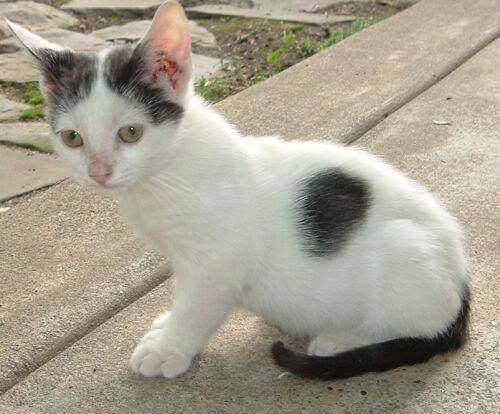
#> input picture dataset/train/cats/cat.3.jpg, 500 x 414 px; the run also reads 1 picture not shown here
$ jupyter execute --allow-errors shallow_learning_no_tf.ipynb   (shell and % lines are left out)
#> lines starting #> are read from the running program, lines starting #| are printed output that depends on the picture; pictures that were not available may be replaced by others from this repository, and a replacement may not be noted
[cell 1]
import cv2
import numpy as np

import matplotlib.pyplot as plt

from sklearn import neural_network
from sklearn import metrics
from sklearn.model_selection import train_test_split

import time
import os

## Cats and dogs competition

In the following two notebooks, we will explore Kaggle's famous Dogs vs. Cats competition ( https://www.kaggle.com/c/dogs-vs-cats ). The objective of the competition is to build an algorithm that can distinguish a cat from a dog, given an input .jpeg image. The dataset is divided in the folders

* dataset
 * /train
     * /cats
     * /dogs
  * /test
      * /cats
      * /dogs

and consists of a total of 12000 labeled images of cats and dogs.

[cell 2]
train_set = os.listdir('dataset/train/cats') + os.listdir('dataset/train/dogs')
test_set = os.listdir('dataset/test/cats') + os.listdir('dataset/test/dogs')

### The cutest cat in the dataset

(A sample example of image in a dataset). Try and show different cats and dogs in the dataset and pick the cutest one.

[cell 3]
imgGray=cv2.imread('dataset/train/cats/cat.3.jpg',0)
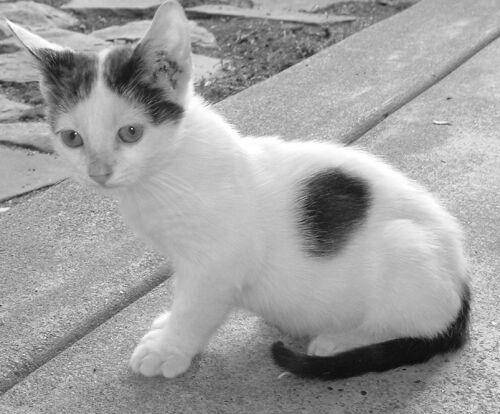
#> imgGray: shape (414, 500); min 0, max 255, mean 159.9

[cell 4]
plt.imshow(imgGray, cmap='gray');
plt.axis('off');

# Classification after equalization and resizing
### Resizes the image and extract the classes for the train set

The following loop iterates through the list of images, resizes it to square images of size (target,target), flattens the vector and extracts the classes. The numpy vector classes contains the labels (0 for cats and 1 for dogs) and the features matrix contains the flattened images (each row has size target^2 (why?) ).

[cell 5]
target = 35

features_train = np.zeros([len(train_set), target ** 2])
classes_train = np.zeros(len(train_set))

for i in range(len(train_set)):
    animal = train_set[i]
    if 'cat' in animal:
        classes_train[i] = 0
        img = cv2.imread('dataset/train/cats/' + animal, 0)
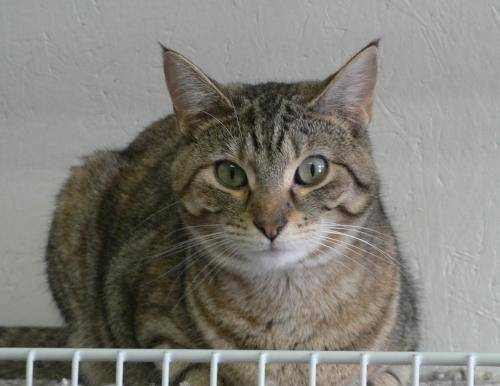
#> input picture dataset/train/cats/cat.103.jpg, 500 x 386 px
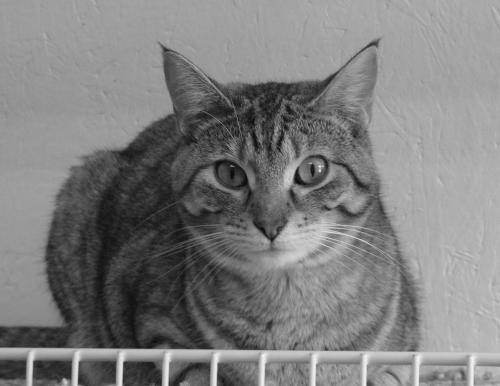
#> img: shape (386, 500); min 7, max 250, mean 126.1
    elif 'dog' in animal:
        classes_train[i] = 1
        img = cv2.imread('dataset/train/dogs/' + animal, 0)

    res = cv2.resize(img, (target, target))
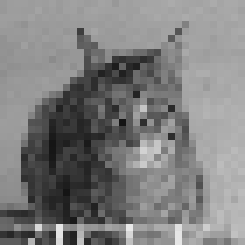
#> res: shape (35, 35) (shown 7 times larger); min 20, max 233, mean 126.4

    features_train[i] = res.reshape(-1) / 256
#> pass 2 of the loop `for i in range(len(train_set)):`:
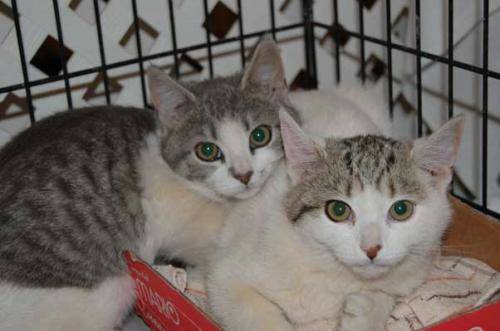
#> input picture dataset/train/cats/cat.1032.jpg, 500 x 331 px
#> `img = cv2.imread('dataset/train/cats/' + animal, 0)`:
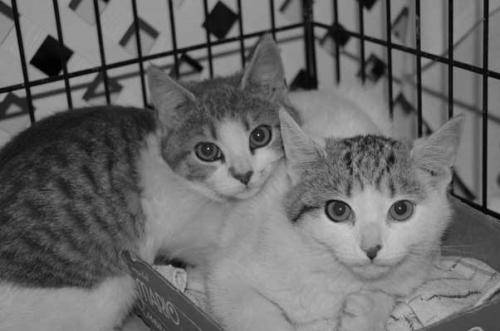
#> img: shape (331, 500); min 0, max 201, mean 106.9
#> `res = cv2.resize(img, (target, target))`:
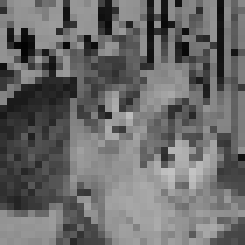
#> res: shape (35, 35) (shown 7 times larger); min 2, max 195, mean 106.9
#> pass 3 of the loop `for i in range(len(train_set)):`:
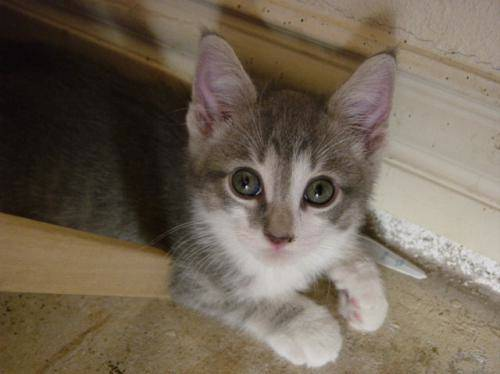
#> input picture dataset/train/cats/cat.1153.jpg, 500 x 374 px
#> `img = cv2.imread('dataset/train/cats/' + animal, 0)`:
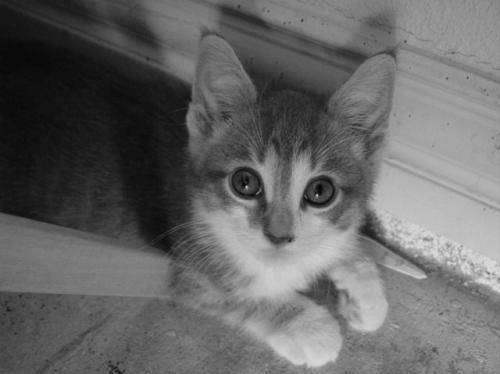
#> img: shape (374, 500); min 2, max 225, mean 102.1
#> `res = cv2.resize(img, (target, target))`:
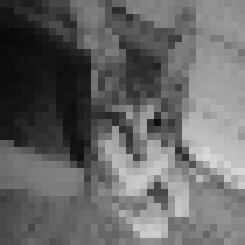
#> res: shape (35, 35) (shown 7 times larger); min 9, max 217, mean 102.3
#> the loop made 7 passes; the first 3 are shown

### And the same for the test set

[cell 6]
target = 35
#> target = 35

features_test = np.zeros([len(test_set), target ** 2])
classes_test = np.zeros(len(test_set))

for i in range(len(test_set)):
    animal = test_set[i]
    if 'cat' in animal:
        classes_test[i] = 0
        img = cv2.imread('dataset/test/cats/' + animal, 0)
    elif 'dog' in animal:
        classes_test[i] = 1
        img = cv2.imread('dataset/test/dogs/' + animal, 0)

    res = cv2.resize(img, (target, target))

    features_test[i] = res.reshape(-1) / 256
#> pass 2 of the loop `for i in range(len(test_set)):`:
#> pass 3 of the loop `for i in range(len(test_set)):`:
#> the loop made 7 passes; the first 3 are shown

### "Centering" images

Subtracts the average and divide by the standard deviation of the columns. These transformations usually give a better performance when working with neural networks.

[cell 7]
av=np.mean(features_train,axis=0)
#> av = 1225 values, max 0.672 at index 479, min 0.228 at index 674, mean 0.451
features_train -= av

[cell 8]
std = np.std(features_train,axis=0)
#> std = 1225 values, max 0.322 at index 71, min 0.0615 at index 985, mean 0.189
features_train /= std

## One-Hidden-Layer Neural Network on Centered/Normalized Input Bits

By default the neural newtork implemented on sklearn uses the "log-loss" (or "cross-entropy") function as objective function for the classifier. This function is "finer" than accuracy (i.e., simply counting the number of correct classes). Assume that we only have two classes labeled as '0' or '1' and that our algorithm estimates the probability that the output is equal to $1$. Given the correct classes $y_i$ (0 or 1) and the estimated probability $\hat{y}_i$ , the log loss function is

$$\text{log_loss} = -\frac{1}{N} \sum_{i=0}^N y_i \log \hat{y}_i + (1-y_i) \log (1-\hat{y}_i).$$

($0 \log 0 = 0$ by definition). Can you make sense of the log loss function? If not, ask Jan.

[cell 9]
model = neural_network.MLPClassifier(hidden_layer_sizes=[1200],verbose=True)

[cell 10]
start=time.time()
model.fit(features_train, classes_train)
#> (printed output is left out)
end=time.time()
print(end-start)

### Calculating the accuracy and log loss of the model in the test set and showing a sample prediction

Remember that we have transfomed the training set by subtracting the average and dividing by the standard deviation. In order to make a correct prediction, we need to apply these transformations to the test set

[cell 11]
predicted_classes = model.predict((features_test-av)/std)
#> predicted_classes = [0, 0, 0, 0, 0, 0, 0]
predicted_probabilities = model.predict_proba((features_test-av)/std)
#> predicted_probabilities = [[1, 3.11e-07], [1, 1e-07], [1, 2.18e-07], [1, 3.12e-09], [1, 7.17e-17], [1, 6.6e-11], [1, 3.12e-09]]

accuracy = metrics.accuracy_score(classes_test, predicted_classes)
#> accuracy = 1
#> (the rest of this cell did not finish here and is left out)

[cell 12]
i = np.random.randint(len(test_set))

dic = {0:'Cat',1:'Dog'}

animal = test_set[i]
if 'cat' in animal:
    testRGB = cv2.imread('dataset/test/cats/'+animal)
#> testRGB is the input picture: shape (374, 500, 3); mean B, G, R 85.1, 100.2, 112.4
elif 'dog' in animal:
    testRGB = cv2.imread('dataset/test/dogs/'+animal)

testRGB = cv2.cvtColor(testRGB, cv2.COLOR_BGR2RGB)
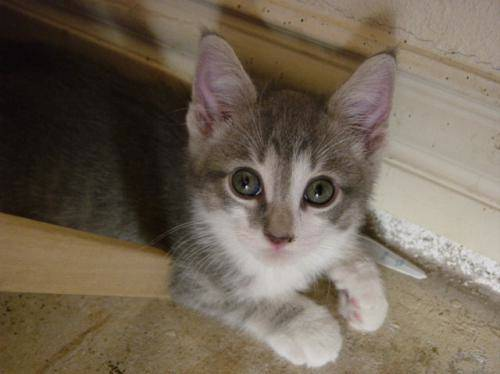
#> testRGB: shape (374, 500, 3); mean R, G, B 112.4, 100.2, 85.1

image_to_predict = ((features_test[i]-av)/std).reshape(1,-1)

pred=model.predict_proba(image_to_predict)[0,0]
#> pred = 1

plt.title('This is a '+dic[pred<0.5]+'! \nProbability: '+str(round(100*((1-pred)*(pred<0.5)+pred*(pred>0.5)),2))+'%\n')
plt.imshow(testRGB);
plt.axis('off');
